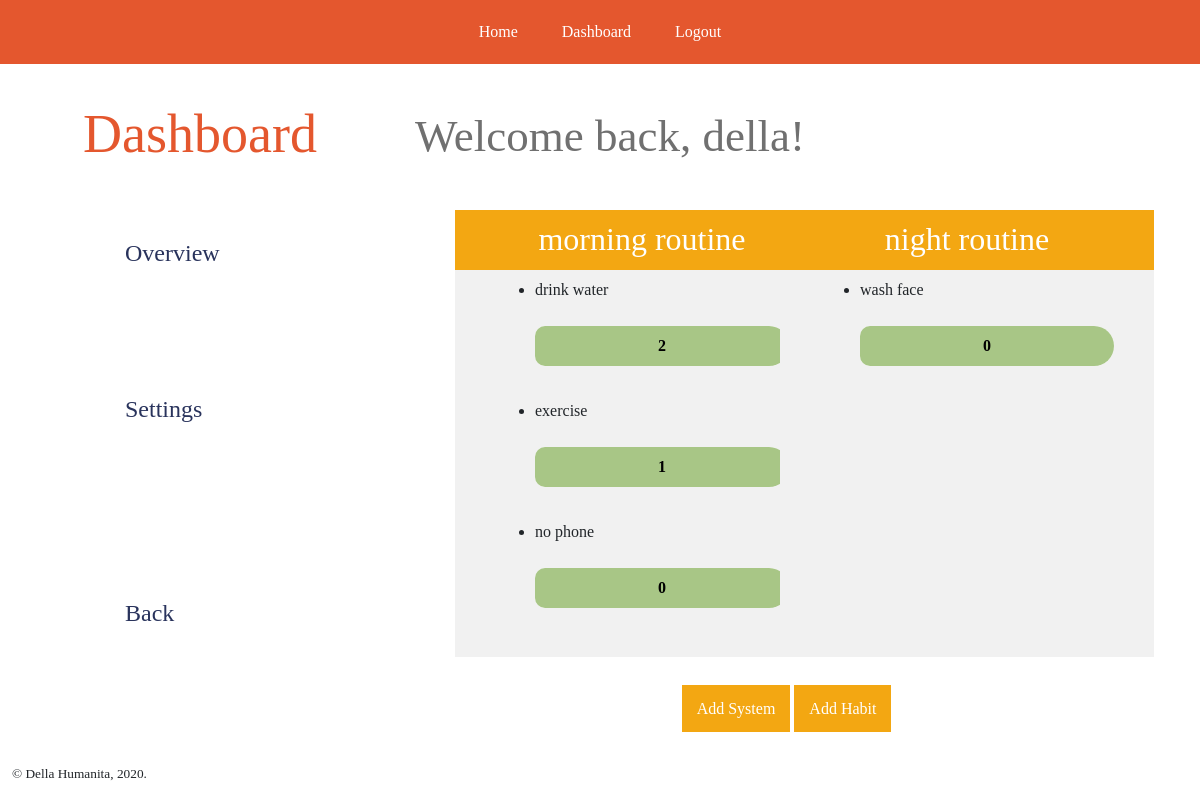
The page /della/dashboard (signed in) on the database as committed earlier.
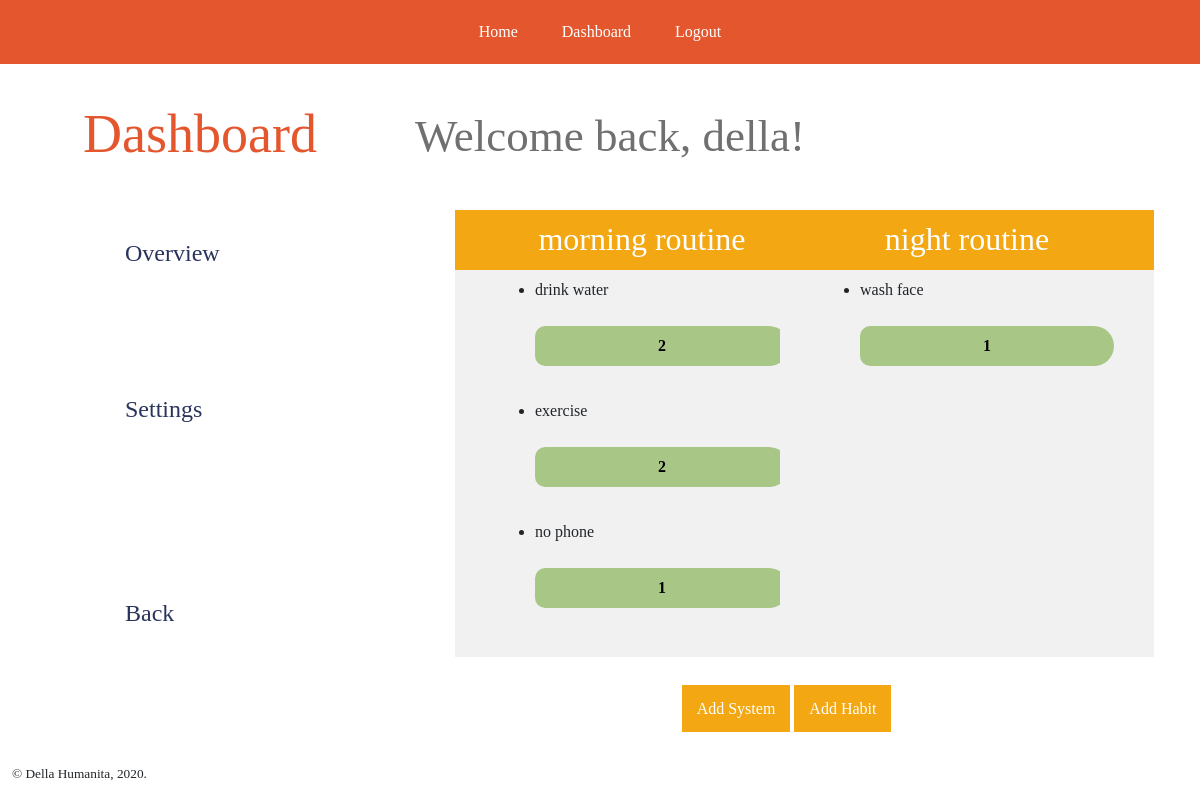
The same page on the database as committed later.
### app/models.py (models this page shows, shortened)
class User(UserMixin, db.Model):
    id = db.Column(db.Integer, primary_key=True)
    username = db.Column(db.String(64), index=True, unique=True)
    email = db.Column(db.String(120), index=True, unique=True)
    password_hash = db.Column(db.String(128))
    systems = db.relationship('System', backref='creator', lazy='dynamic')

class System(db.Model):
    sid = db.Column(db.Integer, primary_key=True)
    title = db.Column(db.String(64), index=True)
    descr = db.Column(db.String(120), index=True)
    user_id = db.Column(db.Integer, db.ForeignKey('user.id'), nullable=False)
    status = db.Column(db.Boolean)
    date_created = db.Column(db.DateTime, index=True, default=datetime.utcnow)
    users = db.relationship(User)
    habits = db.relationship('Habit', backref='parent', lazy='dynamic')

class Habit(db.Model):
    hid = db.Column(db.Integer, primary_key=True)
    title = db.Column(db.String(64), index=True)
    progress = db.Column(db.Integer, default=0, index=True)
    goal = db.Column(db.Integer, index=True)
    system_id = db.Column(db.Integer, db.ForeignKey('system.sid'), nullable=False)

### app/routes.py (the view)
@app.route('/<username>/dashboard')
@login_required
def dashboard(username):
    try:
        systems = System.query.filter_by(user_id=current_user.id).all()
        data = dict()
        for system in systems:
            habits = []
            hquery = Habit.query.filter_by(system_id=system.sid).all()
            if hquery is not None:
                for habit in hquery:
                    habits.append(habit)
            else:
                raise Exception('No habits found.')
            data[system] = habits
    except Exception as e:
        return str(e)
    return render_template('dashboard.html', title='Dashboard', systems=systems, data=data)

### app/models.py (called while the page is built)
@login.user_loader
def load_user(id):
    return User.query.get(int(id))

### app/templates/dashboard.html (shortened to what this page needs)
{% extends "base.html" %}
{% block header %}
Dashboard
{% endblock %}
{% block navVertical %}
<nav>
    <ul>
        <li><a href="{{ url_for('dashboard', username=current_user.username) }}">Overview</a></li>
        <li><a href="{{ url_for('wip') }}">Settings</a></li>
        <br><br>
        <li><a href="{{ url_for('index') }}">Back</a></li>
    </ul>
</nav>
{% endblock %}
{% block content %}
<div id="greeting">
    Welcome back, {{ current_user.username }}!
</div>
<div class="overview">
    {% if systems %}
    <div class="row">
        {% for key in data %}
        <div class="col-sm-5">
            <div class="system-mini">
               <h2>{{ key.title }}</h2>
                <div class="habits">
                    {% if data[key]|length > 0 %}
                        {% for habit in data[key] %}
                        <ul>
                            <li>
                                <div id="{{ habit.hid }}">
                                    <div class="habitTitle">
                                        {{ habit.title }}
                                    </div><br>
                                    <div class="progressBar">
                                        <div class="progressValue">
                                            <div class="trackingValue">{{ habit.progress }}</div>
                                        </div>
                                        <div class="progressFill"></div>
                                    </div>
                                    <div class="container-fluid">
                                        <div class="row">
                                            <div class="col-sm-6">
                                            </div>
                                            <div class="col-sm-6">
                                            </div>
                                        </div>
                                    </div>
                                </div>
                            </li>
                        </ul>
                        {% endfor %}
                {% else %}
                    <p style="text-align:justify;">
                        You have not added any habits.<br>
                        Click <a href="{{ url_for('create_habit', username=current_user.username) }}">here</a>
                        to add one!
                    </p>
                {% endif %}
                </div>
            </div>
        </div>
        {% endfor %}
    </div>
    {% else %}
        <p>
        You have not created any systems yet. <br>
        Click <a href="{{ url_for('create_system', username=current_user.username) }}">here</a> to start!
        </p>
    {% endif %}
</div>
<div class="row">
        <div class="col-sm-4">
        </div>
        <div class="col-sm-4">
            <div class="new-buttons">
                <a href="{{ url_for('create_system', username=current_user.username) }}">Add System</a>
                <a href="{{ url_for('create_habit', username=current_user.username) }}">Add Habit</a>
            </div>
        </div>
</div>
{% endblock %}

### app/templates/base.html (shortened to what this page needs)
<!DOCTYPE html>
<html>
    <head>
        <link rel="stylesheet" href="https://maxcdn.bootstrapcdn.com/bootstrap/4.0.0/css/bootstrap.min.css">
        <link href= "{{ url_for('static',filename='styles/base.css') }}" rel="stylesheet" type="text/css">
        <link href= "{{ url_for('static',filename='styles/index.css') }}" rel="stylesheet" type="text/css">
        <link href= "{{ url_for('static',filename='styles/login.css') }}" rel="stylesheet" type="text/css">
        <link href= "{{ url_for('static',filename='styles/dashboard.css') }}" rel="stylesheet" type="text/css">
        <link href= "{{ url_for('static',filename='styles/systems.css') }}" rel="stylesheet" type="text/css">
        <link href= "{{ url_for('static',filename='styles/forms.css') }}" rel="stylesheet" type="text/css">
    </head>
    <body>
        <header>
            <div id="navHorizontal">
                <nav>
                    <a href="{{ url_for('index') }}">Home</a>
                    {% if current_user.is_anonymous %}
                        <a href="{{ url_for('register') }}">Sign Up</a>
                        <a href="{{ url_for('login') }}">Login</a>
                    {% else %}
                        <a href="{{ url_for('dashboard', username=current_user.username) }}">Dashboard</a>
                        <a href="{{ url_for('logout') }}">Logout</a>
                    {% endif %}
                </nav>
            </div>
        </header>
        <div class="container-fluid">
            <div class="row">
                <div class="col-sm-4">
                    <div id="header">
                        {% block header %}{% endblock %}
                    </div>
                    <div id="navVertical">
                        {% block navVertical %}{% endblock %}
                    </div>
                </div>
                <div class="col-sm-8">
                    {% block content %}{% endblock %}
                </div>
            </div>
        </div>
        <footer>
            <p><span>&#169;</span> Della Humanita, 2020.</p>
        </footer>
    </body>
</html>

### app/static/styles/base.css (style rules this page uses)
body { margin: 0; font-family: Consolas; }
header > #navHorizontal > nav { background-color: #e4572e; text-align: center; padding: 20px; }
header > #navHorizontal > nav a { color:white; font-size: medium; text-align: center; text-decoration: none; padding: 20px; }
footer { position: fixed; bottom:0; text-align: left; font-size: 10pt; left:1%; }

### app/static/styles/dashboard.css (style rules this page uses)
#header { font-size: 54px; padding-top: 8%; color: #e4572e; text-align: center; }
#greeting { color:#707070; font-size: 45px; padding-top: 5%; }
#navVertical { text-align: left; padding-left: 50px; }
#navVertical > nav > ul > li { font-size: 24px; list-style-type: none; padding: 60px 10px; }
#navVertical > nav > ul > li a { color:#29335C; text-decoration: none; padding: 10px; }
.overview { margin: 10px; }
.system-mini { background-color:#F1F1F1; width: 374px; height: 447px; border-top: solid #F3A712; border-width: 60px; margin: 30px; padding: 20px; }
.system-mini > h2 { margin-top: -70px; color: white; text-align: center; }
.system-mini > .habits { margin: 20px; }
.new-buttons > a:link, .new-buttons > a:visited { background-color: #F3A712; color: white; padding: 15px; margin: 10px 0; }

### app/static/styles/systems.css (style rules this page uses)
.progressBar { position: relative; width: 100%; height: 40px; background: white; border-radius: 20px 40px 40px 20px; }
.progressFill { height: 100%; background: #A8C686; border-radius: 20px 40px 40px 20px; transition: width 0.5s; }
.progressValue { position: absolute; width: 100%; height: 100%; display: flex; align-items: center; justify-content: center; font-weight: bold; color: black; }

Rows that differ between the two databases and show on the page:
changed Habit "exercise": progress "1" → "2"
changed Habit "no phone": progress "0" → "1"
changed Habit "wash face": progress "0" → "1"
